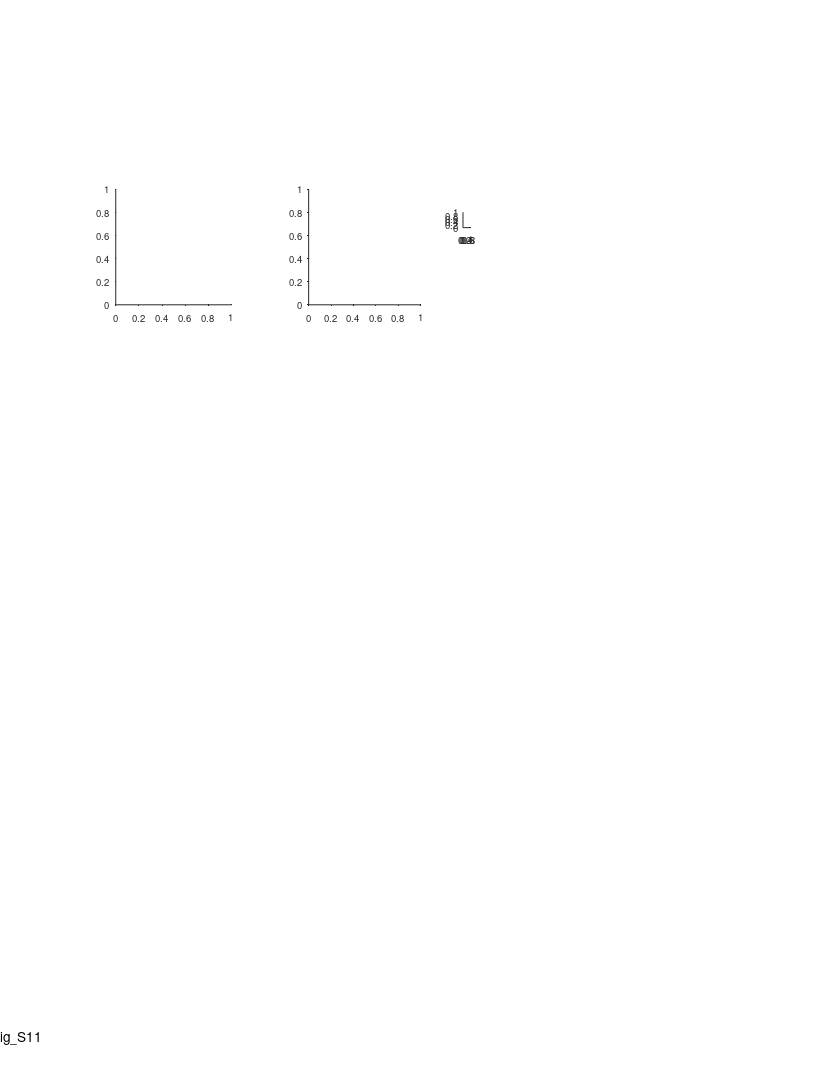

Reproduce this figure in MATLAB. (Note: this script raises an error after producing the figure.)
%% Large Scale - Fig. Sxxx - compartmentalization

%%
clear 
clc

%% define output files
res_dir = 'L:\paper_figures';
mkdir(res_dir)
fig_name_str = 'fig_S11';
fig_caption_str = 'compartmentalization';
log_name_str = [fig_name_str '_log_file' '.txt'];
log_name_str = strrep(log_name_str , ':', '-');
log_name_str = strrep(log_name_str , ' ', '_');
log_name_out = fullfile(res_dir, log_name_str);

%% open log file
diary off
diary(log_name_out)
diary on
disp('Log file');
disp(['created: ', datestr(clock)]);
disp('======================================================');
disp([fig_name_str ': ' fig_caption_str]);
disp('======================================================');
disp('');

%% create figure
% =========================================================================
% figure_size_cm = [21.0 29.7]; % ~A4
figure_size_cm = [21.6 27.9]; % ~US letter
figure ;
% Some WYSIWYG options:
set(gcf,'DefaultAxesFontSize',7);
set(gcf,'DefaultAxesFontName','helvetica');
set(gcf,'DefaultAxesUnits','centimeters');
set(gcf,'PaperType','usletter')
% set(gcf,'PaperType','<custom>');
set(gcf,'PaperUnits','centimeters','PaperPosition',[0 0 figure_size_cm]);
set(gcf,'PaperOrientation','portrait');
set(gcf,'Units','centimeters','Position',get(gcf,'paperPosition')+[0 0 0 0]); % position on screen...
set(gcf, 'Renderer', 'painters');
set(groot, 'defaultAxesTickDir', 'out');
set(groot,  'defaultAxesTickDirMode', 'manual');
annotation('textbox', [0.5 1 0 0], 'String',fig_name_str, 'HorizontalAlignment','center','Interpreter','none', 'FitBoxToText','on');
pause(0.2); % workaround to solve matlab automatically changing the axes positions...

% create panels
panel_A = axes('position', [ 3 20 3 3]);
panel_B = axes('position', [ 8 20 2.9 3]);
panel_legend = axes('position', [12 22  0.2 0.4]);

%% load data
load('L:\processed_data_structs\cells_bat_200m.mat');
load('L:\Yonatan_theory\20200806__model_ratio_LS\SegmentSmallScaleModel_FieldStatistics.mat');

%% arrange data
signif = cat(1,cells.signif);
signif = arrayfun(@(x)(x.TF),signif);
signif = any(signif,2);
cells(~signif)=[];
signif = cat(1,cells.signif);
signif = arrayfun(@(x)(x.TF),signif);
stats = [cells.stats];
stats_all = [stats.all];
stats_dir = cat(1,stats.dir);
fields = cat(1,cells.fields);
fields = fields(signif);
fields = [fields{:}];
fields([fields.in_low_speed_area])=[];

field_num = [stats_dir(signif).field_num];
field_size = [fields.width_prc];
ratio_LS = [stats_all.field_ratio_LS];
ratio_LS(isnan(ratio_LS))=[];
ratio_LS_with_1s = [stats_all.field_ratio_LS];
ratio_LS_with_1s(isnan(ratio_LS_with_1s))=1;
    

%% Fields size hist
axes(panel_A);
cla('reset')
hold on
text(-0.4,1.15, 'A', 'Units','normalized','FontWeight','bold');

bin_size = 0.2;
x1 = field_size;
x2 = FieldSize_PoissonGamma.*bin_size;

h = histogram(x1);
h.BinWidth = 1;
% h.Normalization = 'pdf';
h.Normalization = 'probability';
h.FaceColor = 0.5*[1 1 1];

h = histogram(x2);
h.BinWidth = 0.6;
% h.Normalization = 'pdf';
h.Normalization = 'probability';
h.DisplayStyle = 'stairs';
h.EdgeColor = 'c';
h.LineWidth=1.5;

[~,pval,ks2stat] = kstest2(x1,x2);
if pval==0
    pval = 1e-300;
end
text(0.35,1, ['P_{KS} = ' sprintf('%.2g',pval)], 'Units','normalized','FontSize',8);

ha=gca;
ha.XLim = [0 35];
ha.YLim = [5e-4 1e0];
ha.XTick = [0:10:40];
ha.YTick = 10.^[-5:0];
ha.TickDir='out';
ha.TickLength = [0.03 0.03];
ha.XRuler.TickLabelGapMultiplier = -0.35;
ha.YRuler.TickLabelGapMultiplier = 0.1;
ha.YScale = 'log';
xlabel('Field size (m)', 'Units','normalized','Position',[0.5 -0.13]);
ylabel('Fraction of fields')

%% Fields size ratio (max/min) hist
axes(panel_B);
cla('reset')
hold on
text(-0.42,1.15, 'B', 'Units','normalized','FontWeight','bold');

x1 = ratio_LS;
x2 = MaxMinRatio_PoissonGamma;

nBinEdges = 9;
edges = logspace(0,log10(25),nBinEdges);
h = histogram(x1);
h.BinEdges = edges;
h.Normalization = 'probability';
h.FaceColor = 0.5*[1 1 1];

h = histogram(x2);
h.BinWidth = 0.53;
h.Normalization = 'probability';
h.DisplayStyle = 'stairs';
h.EdgeColor = 'c';
h.LineWidth=1.5;

[~,pval,ks2stat] = kstest2(x1,x2);
text(0.5,1, ['P_{KS} = ' sprintf('%.2g',pval)], 'Units','normalized','FontSize',8);

ha=gca;
ha.XLim = [0 27];
ha.YLim = [5e-3 5e-1];
ha.XTick = [1 2 5 10 20];
ha.YTick = 10.^[-5:0];
ha.TickDir='out';
ha.TickLength = [0.03 0.03];
ha.XRuler.TickLabelGapMultiplier = -0.35;
ha.YRuler.TickLabelGapMultiplier = 0.1;
ha.XScale = 'log';
ha.YScale = 'log';
xlabel({'Field size ratio';'largest/smallest'},'Units','normalized','Position',[0.5 -0.17]);
ylabel('Fraction of cells')

%% add legend
axes(panel_legend);
cla('reset');
hold on
patch([1 1 2 2], 2*[1 1 1 1]+.3*[-1 1 1 -1], 0.5*[1 1 1],'EdgeColor','k');
plot([1 2],      1*[1 1], 'c','LineWidth',2);
text(2.6, 2, 'Data','FontSize',7,'HorizontalAlignment','left');
text(2.6, 1, 'Small-scale compartments model','FontSize',7,'HorizontalAlignment','left');
hax=gca;
hax.Visible='off';


%% print/save the figure
fig_name_out = fullfile(res_dir, [fig_name_str]);
print(gcf, fig_name_out, '-dpdf', '-cmyk', '-painters');
% print(gcf, fig_name_out, '-dtiff', '-cmyk', '-painters');
% saveas(gcf , fig_name_out, 'fig');
disp('figure was successfully saved to pdf/tiff/fig formats');



%%





